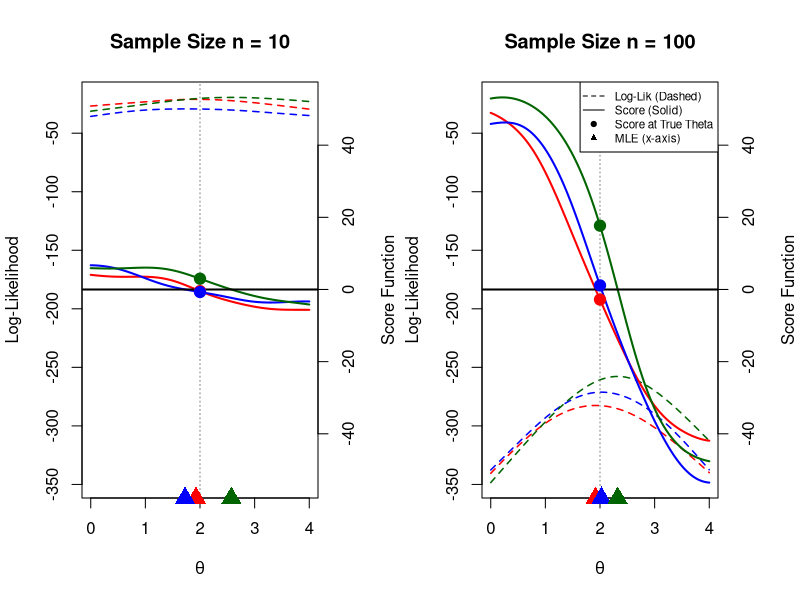
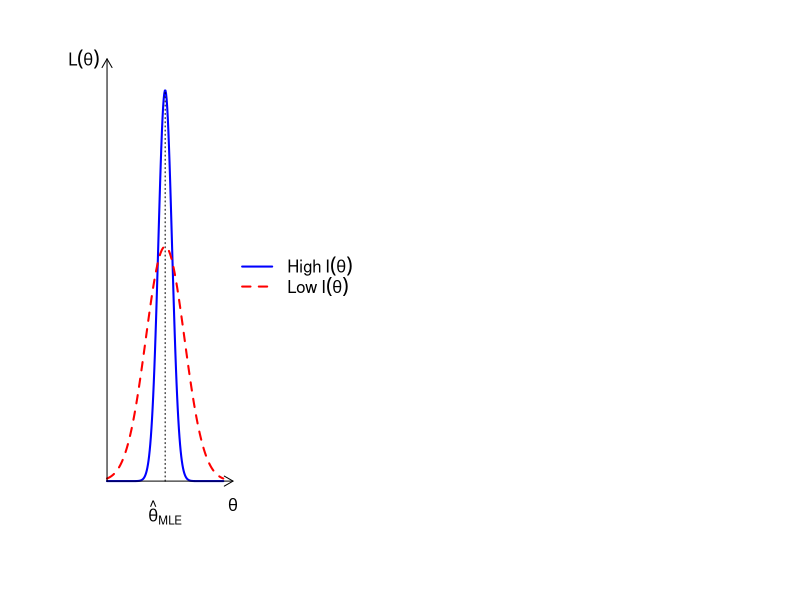

Generate these figures, in order, with R:
## ---- chunk 1
#| fig-width: 10
#| fig-height: 6
#| fig-cap: Visualization of the Log-Likelihood, Score Function, MLE of Cauchy Models.
# Parameters
set.seed(1)
theta_true <- 2  # True location parameter
n_sizes <- c(10, 100)
# Grid centered around theta_true
theta_grid <- seq(theta_true-2, theta_true+2, length.out = 300) 

# Define functions for Cauchy (scale=1)
# Log Likelihood: sum( log( 1 / (pi * (1 + (x-theta)^2)) ) )
log_lik_fn <- function(theta, data) {
  sum(dt(data - theta, df = 1, log = TRUE))
}

# Score Function: Gradient of log-likelihood
# d/d_theta [ -log(1 + (x-theta)^2) ] = 2(x-theta) / (1 + (x-theta)^2)
score_fn <- function(theta, data) {
  sum( (2 * (data - theta)) / (1 + (data - theta)^2) )
}

# 1. Generate All Data First
data_list <- list()
for(n in n_sizes) {
  # Generate 3 datasets per sample size (rcauchy)
  data_list[[paste0("n", n)]] <- replicate(3, rcauchy(n, location = theta_true), simplify = FALSE)
}

# 2. Calculate Global Ranges for Consistent Axes
all_lik_vals <- c()
all_score_vals <- c()

for(n_key in names(data_list)) {
  for(d in data_list[[n_key]]) {
    all_lik_vals <- c(all_lik_vals, sapply(theta_grid, log_lik_fn, data=d))
    all_score_vals <- c(all_score_vals, sapply(theta_grid, score_fn, data=d))
  }
}

global_ylim_lik <- range(all_lik_vals)
global_ylim_score <- range(all_score_vals)

# Setup plot layout
par(mfrow = c(1, 2), mar = c(5, 4, 4, 4) + 0.1) 

# Colors for the 3 datasets
cols <- c("red", "blue", "darkgreen")

# 3. Plot Loop
for (n in n_sizes) {
  datasets <- data_list[[paste0("n", n)]]
  
  # --- Plot A: Log-Likelihood (Left Axis) ---
  # NOW DASHED (lty = 2)
  plot(theta_grid, sapply(theta_grid, log_lik_fn, data=datasets[[1]]), 
       type = "l", col = cols[1], lwd = 1.5, lty = 2,
       ylim = global_ylim_lik,  # Global Range
       ylab = "Log-Likelihood", xlab = expression(theta),
       main = paste0("Sample Size n = ", n))
  
  for(i in 2:3){
    lines(theta_grid, sapply(theta_grid, log_lik_fn, data=datasets[[i]]), 
          col = cols[i], lwd = 1.5, lty = 2)
  }
  
  # Mark True Theta Line
  abline(v = theta_true, col = "gray50", lwd = 1, lty=3)

  # --- Plot B: Score Function (Right Axis) ---
  par(new = TRUE)
  
  # NOW SOLID (lty = 1)
  plot(theta_grid, sapply(theta_grid, score_fn, data=datasets[[1]]), 
       type = "l", col = cols[1], lwd = 2, lty = 1, 
       axes = FALSE, xlab = "", ylab = "", 
       ylim = global_ylim_score) # Global Range
  
  for(i in 2:3){
    lines(theta_grid, sapply(theta_grid, score_fn, data=datasets[[i]]), 
          col = cols[i], lwd = 2, lty = 1)
  }
  
  # Right Axis
  axis(4)
  mtext("Score Function", side = 4, line = 3)
  
  # Enhanced U=0 Line
  abline(h = 0, col = "black", lwd = 2) 

  # Marks
  for(i in 1:3){
    # 1. Mark Score at True Theta (Bartlett check)
    sc_val <- score_fn(theta_true, datasets[[i]])
    points(theta_true, sc_val, pch = 19, col = cols[i], cex = 1.5)
    
    # 2. Mark MLE on x-axis (Root finding)
    # Numerical optimization needed for Cauchy MLE
    mle_res <- optimize(f = function(th) log_lik_fn(th, datasets[[i]]), 
                        interval = c(-10, 10), maximum = TRUE)
    mle <- mle_res$maximum
    
    # Place marker at bottom of plot
    points(mle, par("usr")[3], pch = 17, col = cols[i], cex = 2, xpd = TRUE)
  }
  
  # Legend (Only on first plot)
  if (n == n_sizes[2]) { 
     legend("topright", 
            legend = c("Log-Lik (Dashed)", "Score (Solid)", "Score at True Theta", "MLE (x-axis)"),
            lty = c(2, 1, NA, NA), 
            pch = c(NA, NA, 19, 17),
            col = "black", bg="white", cex=0.7)
  }
}
## ---- chunk 2
#| label: fig-fisher-info
#| fig-cap: "Fisher Information: Curvature vs. Variance"
#| echo: false
#| fig-align: center
#| fig-width: 7
#| fig-height: 5
#| dpi: 300

# Increase right margin for the legend
par(mar = c(5, 5, 2, 8) + 0.1, xpd = TRUE)

# 1. Data
x <- seq(-3, 3, length.out = 200)
high_y <- 2.5 * exp(-4 * x^2)
low_y  <- 1.5 * exp(-0.5 * x^2)

# 2. Base Plot (No axes, no box)
plot(x, high_y, type = "l", col = "blue", lwd = 2,
     xlab = "", ylab = "", # We will place labels manually for better control
     axes = FALSE, ylim = c(0, 2.7), xlim = c(-3, 3.5))

lines(x, low_y, col = "red", lwd = 2, lty = 2)

# 3. Draw Axis Lines with Arrows
# x-axis
arrows(x0 = -3, y0 = 0, x1 = 3.5, y1 = 0, length = 0.1, lwd = 1)
# y-axis
arrows(x0 = -3, y0 = 0, x1 = -3, y1 = 2.7, length = 0.1, lwd = 1)

# 4. Vertical line for MLE
segments(0, 0, 0, 2.5, lty = 3)

# 5. Labels and Legend
text(3.5, -0.15, expression(theta))
text(-3.4, 2.7, expression(L(theta)), adj = 1)
text(0, -0.2, expression(hat(theta)[MLE]))

legend(x = 3.2, y = 1.5,
       legend = c(expression(High ~ I(theta)), 
                 expression(Low ~ I(theta))),
       col = c("blue", "red"),
       lty = c(1, 2),
       lwd = 2,
       bty = "n")
